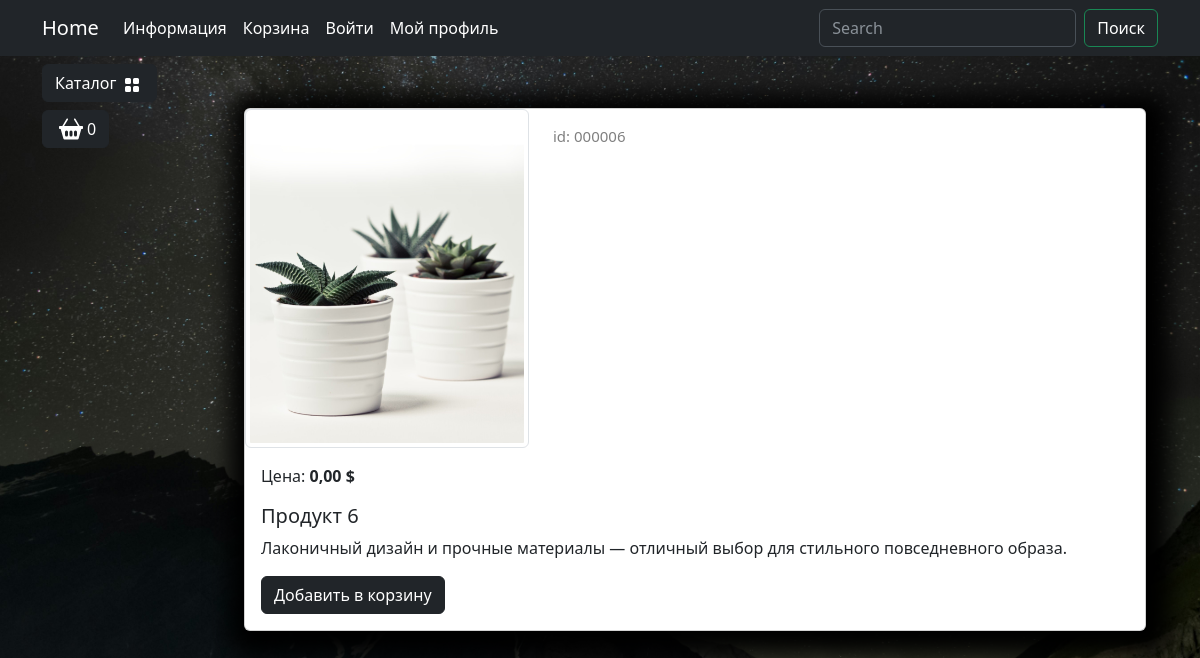
The page /catalog/product/produkt-6/ on the database its author committed.
### goods/models.py (models this page shows, shortened)
class Products(models.Model):
    name = models.CharField(max_length=150, unique=True,
                            verbose_name='Название')
    slug = models.SlugField(max_length=200, unique=True,
                            blank=True, null=True, verbose_name='URL')
    description = models.TextField(
        blank=True, null=True, verbose_name='Описание')
    image = models.ImageField(upload_to='goods_images',
                              blank=True, null=True, verbose_name='Изображения')
    price = models.DecimalField(
        default=0.00, max_digits=7, decimal_places=2, verbose_name='Цена')
    discount = models.DecimalField(
        default=0.00, max_digits=4, decimal_places=2, verbose_name='Скидка в %')
    quantity = models.PositiveBigIntegerField(
        default=0, verbose_name='Количество')
    category = models.ForeignKey(
        to=Categories, on_delete=models.CASCADE, verbose_name='Категория')
    class Meta:
        db_table = 'product'
        verbose_name = 'Продукт'
        verbose_name_plural = 'Продукты'
        ordering = ("id",)
    def display_id(self):
        return f"{self.id:06}"
    def sell_price(self):
        if self.discount:
            return round(self.price - self.price*self.discount/100, 2)
        return self.price

### goods/views.py (the view)
# urls.py: path('product/<slug:product_slug>/', views.product, name="product"),
def product(request, product_slug):
    product = Products.objects.get(slug=product_slug)
    context = {
        'product': product
    }
    return render(request, 'goods/product.html', context=context)

### goods/templatetags/goods_tags.py (called while the page is built)
@register.simple_tag()
def tag_categories():
    return Categories.objects.all()

### goods/templates/goods/product.html (shortened to what this page needs)
{% extends "main/base.html" %}
{% load  static  %}
{% block content %}
                    <div class="container mt-5">
                        <div class="card mb-4 custom-shadow">
                            <div class="row">
                                <div class="col-md-4">
                                    <img src="{{product.image.url}}"
                                        class="img-thumbnail" data-bs-toggle="modal" data-bs-target="#imageModal1">
                                </div>
                                <div class="col-md-4 ">
                                    <p class="product_id mt-3">id: {{product.display_id}}</p>
                                </div>
                            </div>
                            <div class="card-body">
                                <p class="card-text">Цена: <strong>{{product.sell_price}} $</strong></p>
                                <h5 class="card-title">{{ product.name }}</h5>
                                <p class="card-text">{{ product.description }}</p>
                                <a href="#" class="btn btn-dark add-to-cart">Добавить в корзину</a>
                            </div>
                        </div>
                    </div>
{% endblock  %}

### static/deps/css/my_css.css (style rules this page uses)
body { background-image: url("../images/bg-image.jpg"); background-repeat: no-repeat; background-attachment: fixed; background-position: center center; background-size: cover; height: 100%; }
.custom-shadow { box-shadow: 5px 5px 25px 19px #000000; }
.product_id { color: gray; font-size: 15px; }

### rows shown on the page
Products: image (picture), display_id "000006", sell_price "0,00", name "Продукт 6", description "Лаконичный дизайн и прочные материалы — отличный выбор для стильного повседневного образа."
